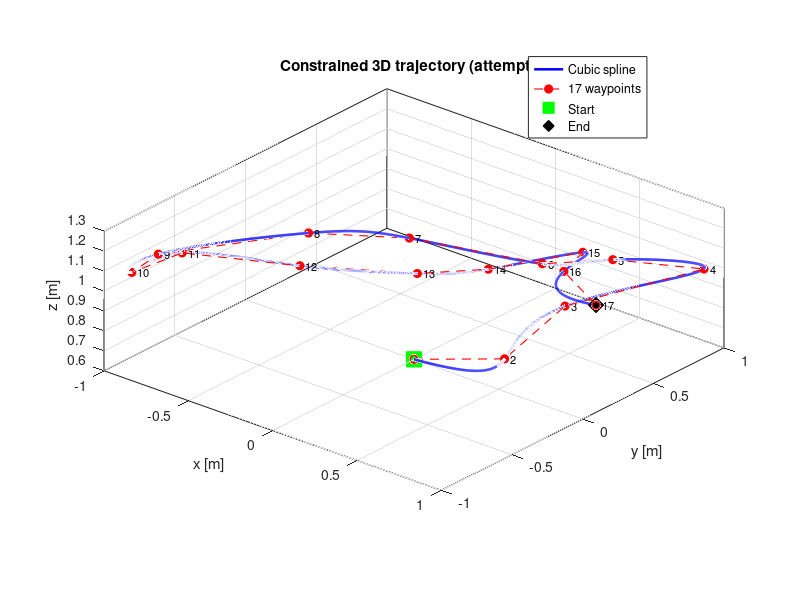
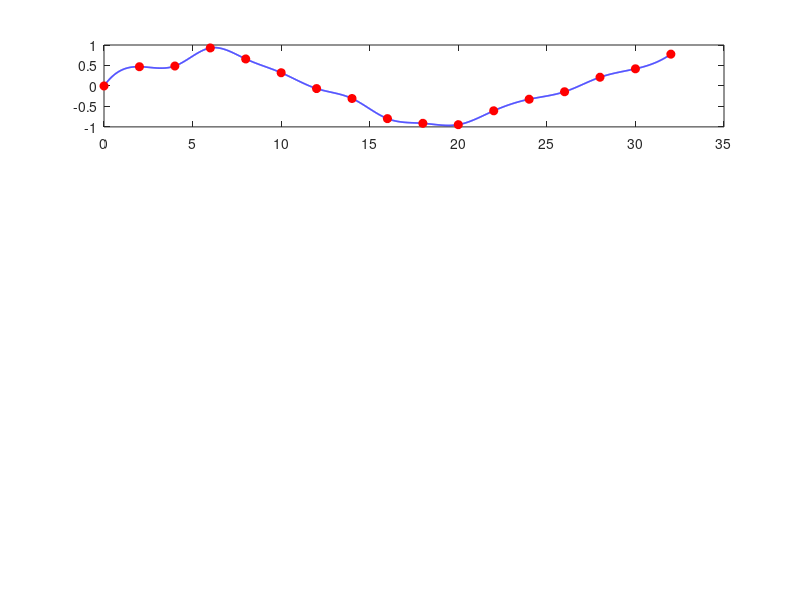

Write MATLAB code to recreate these figures, in order. (Note: this script raises an error after producing the figures.)
function traj = generate_random_trajectory(varargin)
%GENERATE_RANDOM_TRAJECTORY 制約付き3次元ランダムreference軌道を生成する。
%   traj = generate_random_trajectory
%   traj = generate_random_trajectory('Seed', 42, 'Plot', false)
%
%   名前と値のオプション:
%     WaypointInterval : waypoint間の時間 [s]（既定値: 2）
%     SampleTime       : referenceの出力周期 [s]（既定値: 0.01）
%     Seed             : 再現用の乱数seed（既定値: []、現在の乱数列を使用）
%     MaxAttempts      : 再生成を含む試行回数上限（既定値: 10000）
%     Plot             : 3次元図・時系列図を表示（既定値: true）
%     Verbose          : 検証結果を表示（既定値: true）
%     NumWaypoints     : waypoint数（既定値: 17、4以上）
%     StartPoint       : 固定する始点 [x y z] [m]（既定値: [0 0 0.6]）
%     LowerBound       : [x y z] 下限 [m]（既定値: [-1 -1 0.6]）
%     UpperBound       : [x y z] 上限 [m]（既定値: [1 1 1.3]）
%     MaxStep          : waypoint間の最大変化量 [m]（既定値: [0.5 0.5 0.2]）
%     AngleLimit       : roll・pitchの絶対値上限 [rad]（既定値: 0.5）
%     Coverage         : 各軸の軌道の利用幅/指定幅の下限（既定値: 0.9）
%                        0以上1未満。0ならランダムウォークから候補を生成。
%                        完全に従来の生成方法にする場合はWiggleも0にする。
%     Wiggle           : 途中のwaypointに加えるうねりの強さ（0～1、既定0.8）
%
%   主な出力（各行が1時刻、各列が座標成分）:
%     waypoint         : NumWaypoints-by-3 の [x y z] [m]
%     waypointTime     : NumWaypoints-by-1 の通過時刻 [s]
%     t                : N-by-1 のreference時刻 [s]
%     position         : N-by-3 の位置 [m]
%     velocity         : N-by-3 の速度 [m/s]
%     acceleration     : N-by-3 の加速度 [m/s^2]
%     roll,pitch,yaw   : N-by-1 の目標姿勢 [rad]
%     reference        : N-by-7 の [t x y z roll pitch yaw]
%     ppPosition       : x,y,z の連続時間スプライン（1-by-3 cell）
%
%   姿勢の前提: z上向き、yaw=0、ZYX Euler角、推力は機体+z方向、
%   空気抵抗なし。|roll|, |pitch| <= AngleLimit（既定0.5 rad）を検証。
%   位置の極値と加速度の区間上界から、サンプル間も含めて検証する。
%   姿勢角速度や任意2時刻間の角度差に対する制約ではない。
%   基本MATLABのみ使用（追加Toolbox不要）。

    parser = inputParser;
    addParameter(parser, 'WaypointInterval', 2);
    addParameter(parser, 'SampleTime', 0.01);
    addParameter(parser, 'Seed', []);
    addParameter(parser, 'MaxAttempts', 10000);
    addParameter(parser, 'Plot', true);
    addParameter(parser, 'Verbose', true);
    addParameter(parser, 'NumWaypoints', 17);
    addParameter(parser, 'StartPoint', [0, 0, 0.6]);
    addParameter(parser, 'LowerBound', [-1, -1, 0.6]);
    addParameter(parser, 'UpperBound', [1, 1, 1.3]);
    addParameter(parser, 'MaxStep', [0.5, 0.5, 0.2]);
    addParameter(parser, 'AngleLimit', 0.5);
    addParameter(parser, 'Coverage', 0.9);
    addParameter(parser, 'Wiggle', 0.8);
    parse(parser, varargin{:});
    opt = parser.Results;
    validateattributes(opt.WaypointInterval, {'numeric'}, ...
        {'real','scalar','finite','positive'}, mfilename, 'WaypointInterval');
    validateattributes(opt.SampleTime, {'numeric'}, ...
        {'real','scalar','finite','positive'}, mfilename, 'SampleTime');
    validateattributes(opt.MaxAttempts, {'numeric'}, ...
        {'real','scalar','finite','integer','positive'}, mfilename, 'MaxAttempts');
    validateattributes(opt.Plot, {'logical'}, {'scalar'}, mfilename, 'Plot');
    validateattributes(opt.Verbose, {'logical'}, {'scalar'}, mfilename, 'Verbose');
    validateattributes(opt.NumWaypoints, {'numeric'}, ...
        {'real','scalar','finite','integer','>=',4}, mfilename, 'NumWaypoints');
    validateattributes(opt.LowerBound, {'numeric'}, ...
        {'real','size',[1,3],'finite'}, mfilename, 'LowerBound');
    validateattributes(opt.UpperBound, {'numeric'}, ...
        {'real','size',[1,3],'finite'}, mfilename, 'UpperBound');
    if any(opt.LowerBound >= opt.UpperBound)
        error('generate_random_trajectory:InvalidBounds', ...
            '各座標の下限は上限より小さくしてください。');
    end
    validateattributes(opt.StartPoint, {'numeric'}, ...
        {'real','size',[1,3],'finite'}, mfilename, 'StartPoint');
    if any(opt.StartPoint < opt.LowerBound | opt.StartPoint > opt.UpperBound)
        error('generate_random_trajectory:StartPointOutOfBounds', ...
            '始点が座標範囲外です。StartPointと座標の上下限を確認してください。');
    end
    validateattributes(opt.MaxStep, {'numeric'}, ...
        {'real','size',[1,3],'finite','nonnegative'}, mfilename, 'MaxStep');
    validateattributes(opt.AngleLimit, {'numeric'}, ...
        {'real','scalar','finite','positive','<',pi/2}, mfilename, 'AngleLimit');
    validateattributes(opt.Coverage, {'numeric'}, ...
        {'real','scalar','finite','nonnegative','<',1}, mfilename, 'Coverage');
    validateattributes(opt.Wiggle, {'numeric'}, ...
        {'real','scalar','finite','nonnegative','<=',1}, mfilename, 'Wiggle');
    if ~isempty(opt.Seed)
        validateattributes(opt.Seed, {'numeric'}, ...
            {'real','scalar','finite','integer','nonnegative','<=',2^32-1}, ...
            mfilename, 'Seed');
        previousRng = rng;
        restoreRng = onCleanup(@() rng(previousRng));
        rng(double(opt.Seed), 'twister');
    end

    numWaypoints = double(opt.NumWaypoints);
    lowerBound = double(opt.LowerBound);
    upperBound = double(opt.UpperBound);
    startPoint = double(opt.StartPoint);
    maxStep = double(opt.MaxStep);
    angleLimit = double(opt.AngleLimit);
    gravity = 9.81;
    waypointTime = (0:numWaypoints-1)' * double(opt.WaypointInterval);
    if any(~isfinite(waypointTime)) || any(diff(waypointTime) <= 0)
        error('generate_random_trajectory:InvalidTime', ...
            'WaypointIntervalが大きすぎる、または小さすぎます。');
    end
    ppPosition = cell(1, 3);
    ppVelocity = cell(1, 3);
    ppAcceleration = cell(1, 3);
    positionMin = zeros(1, 3);
    positionMax = zeros(1, 3);
    accelerationMin = zeros(1, 3);
    accelerationMax = zeros(1, 3);
    rejected = struct('waypoint', 0, 'position', 0, 'attitude', 0, 'coverage', 0);
    accepted = false;

    for attempt = 1:opt.MaxAttempts
        waypoint = makeWaypoints(numWaypoints, startPoint, lowerBound, ...
            upperBound, maxStep, opt.Coverage);
        if opt.Wiggle > 0
            waypoint = addWiggles(waypoint, lowerBound, upperBound, maxStep, opt.Wiggle);
        end
        if any(any(waypoint < lowerBound | waypoint > upperBound)) || ...
                any(any(abs(diff(waypoint,1,1)) > maxStep))
            rejected.waypoint = rejected.waypoint + 1;
            continue
        end

        for axisIndex = 1:3
            ppPosition{axisIndex} = spline(waypointTime, waypoint(:,axisIndex));
            [positionMin(axisIndex), positionMax(axisIndex)] = ...
                polynomialRange(ppPosition{axisIndex});
        end
        % 通常のsplineはオーバーシュートするので、始点以外を再生成。
        if any(~isfinite([positionMin, positionMax])) || ...
                any(positionMin < lowerBound | positionMax > upperBound)
            rejected.position = rejected.position + 1;
            continue
        end
        % 補間後の連続時間の極値を使い、狭い範囲に偏る候補を棄却する。
        coverage = (positionMax-positionMin)./(upperBound-lowerBound);
        if any(coverage < opt.Coverage)
            rejected.coverage = rejected.coverage + 1;
            continue
        end

        for axisIndex = 1:3
            ppVelocity{axisIndex} = differentiatePP(ppPosition{axisIndex});
            ppAcceleration{axisIndex} = differentiatePP(ppVelocity{axisIndex});
            [accelerationMin(axisIndex), accelerationMax(axisIndex)] = ...
                polynomialRange(ppAcceleration{axisIndex});
        end
        % 三次スプラインの加速度は区間内で一次。極値は区間両端にある。
        % Gmin > 0なら全時刻で
        % |pitch| <= atan2(max|ax|,Gmin), |roll| <= atan2(max|ay|,Gmin)。
        % 実際のrollの分母はhypot(ax,g+az)なので、この判定は十分条件。
        accelerationAbsMax = max(abs(accelerationMin), abs(accelerationMax));
        minimumVerticalThrust = gravity + accelerationMin(3);
        angleUpperBound = atan2(accelerationAbsMax([2,1]), minimumVerticalThrust);
        if any(~isfinite([accelerationMin, accelerationMax, angleUpperBound])) || ...
                minimumVerticalThrust <= 0 || any(angleUpperBound > angleLimit)
            rejected.attitude = rejected.attitude + 1;
            continue
        end
        accepted = true;
        break
    end

    if ~accepted
        error('generate_random_trajectory:NoFeasibleTrajectory', ...
            ['%d回試行しましたが制約を満たす軌道が見つかりませんでした。' ...
             '姿勢の棄却が多ければWaypointIntervalを増やし、' ...
             '範囲利用率の棄却が多ければNumWaypointsを増やすかCoverageを下げてください。' ...
             '\n棄却数: waypoint=%d, position=%d, attitude=%d, coverage=%d'], ...
            opt.MaxAttempts, rejected.waypoint, rejected.position, rejected.attitude, rejected.coverage);
    end

    % 出力周期が総時間を割り切らない場合も、最後の時刻を必ず含める。
    finalTime = waypointTime(end);
    t = (0:double(opt.SampleTime):finalTime)';
    if t(end) < finalTime
        t(end+1,1) = finalTime;
    end
    position = zeros(numel(t), 3);
    velocity = zeros(numel(t), 3);
    acceleration = zeros(numel(t), 3);
    for axisIndex = 1:3
        position(:,axisIndex) = ppval(ppPosition{axisIndex}, t);
        velocity(:,axisIndex) = ppval(ppVelocity{axisIndex}, t);
        acceleration(:,axisIndex) = ppval(ppAcceleration{axisIndex}, t);
    end
    verticalThrust = gravity + acceleration(:,3);
    pitch = atan2(acceleration(:,1), verticalThrust);
    roll = atan2(-acceleration(:,2), hypot(acceleration(:,1), verticalThrust));
    yaw = zeros(size(t));

    traj.waypoint = waypoint;
    traj.waypointTime = waypointTime;
    traj.t = t;
    traj.position = position;
    traj.velocity = velocity;
    traj.acceleration = acceleration;
    traj.roll = roll;
    traj.pitch = pitch;
    traj.yaw = yaw;
    traj.reference = [t, position, roll, pitch, yaw];
    traj.ppPosition = ppPosition;
    traj.ppVelocity = ppVelocity;
    traj.ppAcceleration = ppAcceleration;
    traj.options = opt;
    traj.limits = struct('lower', lowerBound, 'upper', upperBound, ...
        'waypointStep', maxStep, 'angle', angleLimit, 'gravity', gravity);
    traj.validation.positionMin = positionMin;
    traj.validation.positionMax = positionMax;
    traj.validation.coverage = coverage; % [x y z] の利用幅/指定幅
    traj.validation.maxWaypointStep = max(abs(diff(waypoint,1,1)),[],1);
    traj.validation.angleUpperBound = angleUpperBound; % [roll pitch] [rad]
    traj.validation.minimumVerticalThrust = minimumVerticalThrust; % [m/s^2]
    traj.validation.attempts = attempt;
    traj.validation.rejected = rejected;

    if opt.Verbose
        fprintf('Accepted: attempt %d, %d waypoints, duration %.3f s\n', ...
            attempt, numWaypoints, finalTime);
        fprintf('Continuous min [x y z]: [% .6f % .6f % .6f] m\n', positionMin);
        fprintf('Continuous max [x y z]: [% .6f % .6f % .6f] m\n', positionMax);
        fprintf('Max waypoint step:     [%.6f %.6f %.6f] m\n', ...
            traj.validation.maxWaypointStep);
        fprintf('Guaranteed |roll|, |pitch| bounds: [%.6f %.6f] rad\n', angleUpperBound);
        fprintf('Range coverage [x y z]: [%.2f %.2f %.2f] %%\n',100*coverage);
        fprintf('Rejected: waypoint=%d, position=%d, attitude=%d, coverage=%d\n', ...
            rejected.waypoint, rejected.position, rejected.attitude, rejected.coverage);
    end
    if opt.Plot
        plotTrajectory(traj);
    end
end

function waypoint = makeWaypoints(count, startPoint, lower, upper, maxStep, coverage)
    waypoint = zeros(count,3);
    waypoint(1,:) = startPoint;
    if coverage == 0
        % 従来方式: 直前の点から動ける範囲で一様乱数を引く。
        for k = 2:count
            nextMin = max(lower,waypoint(k-1,:)-maxStep);
            nextMax = min(upper,waypoint(k-1,:)+maxStep);
            waypoint(k,:) = nextMin + rand(1,3).*(nextMax-nextMin);
        end
        return
    end

    % 各軸で上端・下端付近を交互に目指す。向き・目標位置・歩幅は乱数。
    % 境界そのものは狙わず、スプラインのオーバーシュート用の余裕を残す。
    % coverage=0.9なら目標点は各端から指定幅の2.5～5%内側。
    width = upper-lower;
    band = (1-coverage)/2;
    towardUpper = rand(1,3) >= 0.5;
    normalizedStart = (startPoint-lower)./width;
    towardUpper(normalizedStart <= 0.25) = true;
    towardUpper(normalizedStart >= 0.75) = false;
    inset = band*(0.5+0.5*rand(1,3)).*width;
    target = lower+inset;
    target(towardUpper) = upper(towardUpper)-inset(towardUpper);
    % xとyが同時に折り返して細い対角線状になることを避けるため、
    % 水平方向の片方を少しゆっくり進める。どちらを遅くするかも乱数。
    speedScale = [1, 0.6+0.15*rand, 0.65+0.35*rand];
    speedScale(1:2) = speedScale(randperm(2));
    for k = 2:count
        distance = target-waypoint(k-1,:);
        step = maxStep.*speedScale.*(0.5+0.5*rand(1,3));
        reachesTarget = abs(distance) <= step;
        waypoint(k,:) = waypoint(k-1,:) + sign(distance).*min(abs(distance),step);
        waypoint(k,reachesTarget) = target(reachesTarget);
        % 到着した座標だけ反対側へ。各軸の折り返し時刻も異なる。
        towardUpper(reachesTarget) = ~towardUpper(reachesTarget);
        inset = band*(0.5+0.5*rand(1,3)).*width;
        newTarget = lower+inset;
        newTarget(towardUpper) = upper(towardUpper)-inset(towardUpper);
        target(reachesTarget) = newTarget(reachesTarget);
    end
end

function waypoint = addWiggles(waypoint, lower, upper, maxStep, strength)
% 始点・終点と、各軸の最小/最大waypointを保持し、途中の点をランダムに動かす。
% 両隣との変化量制約を同時に満たす範囲で選ぶので、追加で点数を増やさない。
    count = size(waypoint,1);
    fixed = false(size(waypoint));
    fixed([1,end],:) = true;
    for axisIndex = 1:3
        [~,minimumIndex] = min(waypoint(:,axisIndex));
        [~,maximumIndex] = max(waypoint(:,axisIndex));
        fixed([minimumIndex,maximumIndex],axisIndex) = true;
    end
    original = waypoint;
    % ランダムな順序で2回動かし、単純な一方向の曲線に偏りにくくする。
    for sweep = 1:2
        for k = 1+randperm(count-2)
            allowedMin = max(lower, max(waypoint(k-1,:),waypoint(k+1,:))-maxStep);
            allowedMax = min(upper, min(waypoint(k-1,:),waypoint(k+1,:))+maxStep);
            allowedMin = max(allowedMin,original(k,:)-strength*maxStep);
            allowedMax = min(allowedMax,original(k,:)+strength*maxStep);
            candidate = allowedMin + rand(1,3).*(allowedMax-allowedMin);
            movable = ~fixed(k,:);
            waypoint(k,movable) = candidate(movable);
        end
    end
end

function derivative = differentiatePP(pp)
% 係数を直接微分するので、数値差分も追加Toolboxも不要。
    [breaks, coefficients, pieces, order] = unmkpp(pp);
    if order == 1
        derivative = mkpp(breaks, zeros(pieces,1));
    else
        derivative = mkpp(breaks, coefficients(:,1:end-1).*(order-1:-1:1));
    end
end

function [minimumValue, maximumValue] = polynomialRange(pp)
% 全区間の端点と導関数の実根から連続時間での最小値・最大値を求める。
    [breaks, coefficients, pieces] = unmkpp(pp);
    minimumValue = inf;
    maximumValue = -inf;
    for piece = 1:pieces
        intervalLength = breaks(piece+1) - breaks(piece);
        c = coefficients(piece,:);
        stationaryPoints = roots(polyder(c));
        isNearlyReal = abs(imag(stationaryPoints)) <= ...
            1e-10 * max(1, abs(real(stationaryPoints)));
        stationaryPoints = real(stationaryPoints(isNearlyReal));
        stationaryPoints = stationaryPoints( ...
            stationaryPoints > 0 & stationaryPoints < intervalLength);
        % ppの係数は区間始点からの相対時刻uの多項式。
        values = polyval(c, [0; intervalLength; stationaryPoints(:)]);
        if any(~isfinite(values))
            minimumValue = NaN;
            maximumValue = NaN;
            return
        end
        minimumValue = min(minimumValue, min(values));
        maximumValue = max(maximumValue, max(values));
    end
end

function plotTrajectory(traj)
    wp = traj.waypoint;
    % 粗いSampleTimeでも3次元図には滑らかな軌道を表示する。
    plotTime = linspace(traj.t(1), traj.t(end), 4001)';
    plotPosition = zeros(numel(plotTime),3);
    for axisIndex = 1:3
        plotPosition(:,axisIndex) = ppval(traj.ppPosition{axisIndex}, plotTime);
    end
    figure('Name','3D random reference trajectory','Color','w');
    plot3(plotPosition(:,1),plotPosition(:,2),plotPosition(:,3), ...
        'b-','LineWidth',1.8,'DisplayName','Cubic spline');
    hold on
    plot3(wp(:,1),wp(:,2),wp(:,3),'ro--','LineWidth',0.8, ...
        'MarkerFaceColor','r','DisplayName',sprintf('%d waypoints',size(wp,1)));
    plot3(wp(1,1),wp(1,2),wp(1,3),'gs','MarkerSize',11, ...
        'MarkerFaceColor','g','DisplayName','Start');
    plot3(wp(end,1),wp(end,2),wp(end,3),'kd','MarkerSize',11, ...
        'MarkerFaceColor','k','DisplayName','End');
    for k = 1:size(wp,1)
        text(wp(k,1),wp(k,2),wp(k,3),sprintf('  %d',k),'FontSize',8);
    end
    grid on
    box on
    axis equal
    xlim([traj.limits.lower(1),traj.limits.upper(1)]);
    ylim([traj.limits.lower(2),traj.limits.upper(2)]);
    zlim([traj.limits.lower(3),traj.limits.upper(3)]);
    xlabel('x [m]'); ylabel('y [m]'); zlabel('z [m]');
    title(sprintf('Constrained 3D trajectory (attempt %d)',traj.validation.attempts));
    legend('Location','best');
    view(40,25);

    figure('Name','Position and attitude constraints','Color','w');
    labels = {'x [m]','y [m]','z [m]'};
    for axisIndex = 1:3
        subplot(4,1,axisIndex);
        plot(plotTime,plotPosition(:,axisIndex),'b-','LineWidth',1.2);
        hold on
        plot(traj.waypointTime,wp(:,axisIndex),'ro','MarkerFaceColor','r');
        yline(traj.limits.lower(axisIndex),'r--');
        yline(traj.limits.upper(axisIndex),'r--');
        ylabel(labels{axisIndex}); grid on
        xlim([traj.t(1),traj.t(end)]);
    end
    subplot(4,1,4);
    plotAcceleration = zeros(numel(plotTime),3);
    for axisIndex = 1:3
        plotAcceleration(:,axisIndex) = ppval(traj.ppAcceleration{axisIndex},plotTime);
    end
    gz = traj.limits.gravity + plotAcceleration(:,3);
    plotRoll = atan2(-plotAcceleration(:,2),hypot(plotAcceleration(:,1),gz));
    plotPitch = atan2(plotAcceleration(:,1),gz);
    plot(plotTime,[plotRoll,plotPitch],'LineWidth',1.2);
    hold on
    yline(traj.limits.angle,'r--','HandleVisibility','off');
    yline(-traj.limits.angle,'r--','HandleVisibility','off');
    ylabel('Angle [rad]'); xlabel('Time [s]'); grid on
    xlim([traj.t(1),traj.t(end)]); ylim(1.1*[-traj.limits.angle,traj.limits.angle]);
    legend('roll','pitch','Location','best');
end
